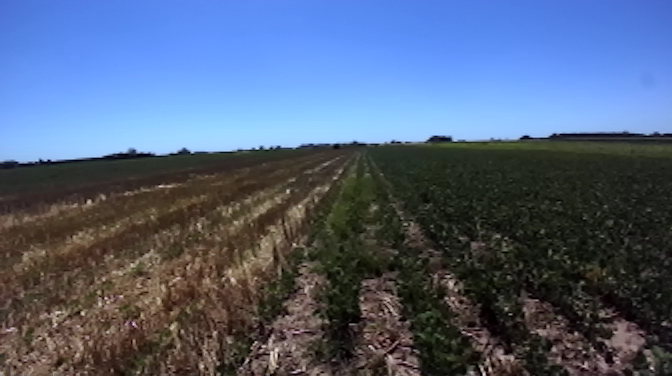
#> input picture resources/therosariodataset/sequence03_selected/left_1514557404.402000.png, 672 x 376 px
$ jupyter execute --allow-errors sky_segmentation.ipynb
#> lines starting #> are read from the running program, lines starting #| are printed output that depends on the picture
### utils/sky_segmentation.py
# Code authored by: Javier Cremona and Nicolas Soncini
# You should have received a copy of the The MIT License along with this
# program

"""
Code to perform a simple k-means sky segmentation
"""
import argparse
from pathlib import Path
import cv2
import numpy as np
from typing import List, Any, Tuple


# Connected intensity components with stats
# Same as connectedComponentsWithStats but intensity-based
# that is: all contiguous pixels with the same intensity
# get clustered into a unique component
def connectedGrayscaleComponentsWithStats(image: cv2.Mat) -> \
        Tuple[int, cv2.Mat, np.ndarray, np.ndarray]:
    """
    Returns grayscale based components in an image and some properties.
    It imitates cv2's connectedComponentsWithStats but it clusters all
    contiguous pixels with the same intensity into a single component.

    Arguments:
        image (cv2.Mat): the input image in grayscale values [0,255]

    Returns:
        (Tuple[
            int        : the number of labels found
            cv2.Mat    : an image with each pixeled labeled
            np.ndarray : the stats of each component (see original fn)
            np.ndarray : the centroid of each component (see original fn)
        )
    """
    retval = 0
    labels = np.zeros((image.shape[0], image.shape[1]), dtype=np.uint32)
    stats = np.array([[0,0,0,0,0]])
    centroids = np.array([[0,0]])
    for i in range(256):  # FIXME: range can be greater than this?!
        # binarize image
        bimg = (image == i).astype(np.uint8)
        # compute components with stats
        ival, ilab, ista, icen = cv2.connectedComponentsWithStats(bimg)
        if ival < 2:
            continue
        ilab[ilab.nonzero()] += retval # we shift the labels values
        retval = retval + (ival - 1)  # ignore background label
        labels = labels + ilab.astype(np.uint32)
        stats = np.concatenate((stats, ista[1:,:]))
        centroids = np.concatenate((centroids, icen[1:,:]))
    return retval, labels, stats, centroids


# Cluster Detection
# join clusters to minimize the number of pixels that allows it to span
# all the way from left to right
def horizon_cluster(clusters: cv2.Mat) -> Tuple[List[int], cv2.Mat]:
    """
    Takes in an image, segments it into clusters and separates all
    disconnected clusters to returns a binary image representing the
    above-horizon portion of the image.

    Arguments:
        clusters (cv2.Mat): input image

    Returns:
        Tuple[
            List[int]: list of labels used for the above-horizon
            cv2.Mat  : mask of the above-horizon part of the image
        ]
    """
    crval, clabels, cstats, _ = connectedGrayscaleComponentsWithStats(clusters)
    # NOTE: We change things here, we organize the clusters from top most
    # to bottom most and we start joining them in this order until we get
    # a super-cluster that spans all the width of the image
    elements = [(lab, cstats[lab, cv2.CC_STAT_TOP]) for lab in range(crval)]
    elements.sort(key=lambda e: e[1])  # ascending given that x starts as 0 at the top
    jlabels = np.zeros((clabels.shape[0], clabels.shape[1]), dtype=bool)  # initial joined clusters is empty
    rvals = []
    for lab,_ in elements:
        rvals.append(lab)
        jlabels = jlabels | (clabels == lab)
        # check if it spans the full image width
        if jlabels.cumsum(axis=0, dtype=bool)[-1].all():
            # FIXME: this joins unconnected elements and small elements too
            # keep joining all elements that are above current
            alsojoin = [l for l,_ in elements if l not in rvals \
             and cstats[l, cv2.CC_STAT_TOP] + cstats[l, cv2.CC_STAT_HEIGHT]\
                  < cstats[lab, cv2.CC_STAT_TOP] + cstats[lab, cv2.CC_STAT_HEIGHT]]
            for l in alsojoin:
                jlabels = jlabels | (clabels == l)
            break
    return rvals, jlabels


def KMeansSky(image: cv2.Mat) -> cv2.Mat:
    """
    Takes an image in BGR format and returns a mask that represents
    the pixels that belong to the sky. Assumes that there's sky
    present in the image, that its positioned at the top of the image
    and that it spans the full image width.
    """
    imblur = cv2.GaussianBlur(image, ksize=(25,25), sigmaX=0)
    imkmean = imblur.reshape((-1, 3))
    imkmean = np.float32(imkmean)
    # perform kmeans clustering
    k = 5
    criteria = (cv2.TERM_CRITERIA_EPS + cv2.TERM_CRITERIA_MAX_ITER, 100, 0.1)
    flags = cv2.KMEANS_RANDOM_CENTERS
    compactness, labels, centers = cv2.kmeans(imkmean, k, None, criteria, 10, flags)
    # retransform to image
    centers = np.uint(centers)
    imkclus = centers[labels.flatten()]
    imkclus = imkclus.reshape((imblur.shape))
    imkclusg = cv2.cvtColor(imkclus.astype(np.uint8), cv2.COLOR_BGR2GRAY)
    hclabs, hcintens = horizon_cluster(imkclusg)
    return hcintens


# [15 lines left out: function IntensitySky, not called in this run]


# [25 lines that do not run on import are left out]

### utils/sky_segmentation.ipynb
# Sky Segmentation for Agricultural Images

Assumes:
- sky is always visible in the image,
- sky is always on the top half of the image,
- sky occupies no less than 85% of the image's width,
- sky never exceeds 50% of the image,
- sky has blue and white tint, or eventually pink, orange, violet and/or yellow.

[cell 1]
from sky_segmentation import KMeansSky, IntensitySky
import cv2
import matplotlib.pyplot as plt
import numpy as np
import os

[cell 2]
# Definitions

TRD_PATH = '../resources/therosariodataset/sequence03_selected/'
TRD_FILES = [
    'left_1514557404.402000.png', 'left_1514557432.437000.png', 'left_1514557475.010000.png',
    'left_1514557504.408000.png', 'left_1514557528.874000.png', 'left_1514557564.762000.png',
    'left_1514557578.585000.png', 'left_1514557602.532000.png', 'left_1514557604.999000.png',
]

Z22_PATH = '../resources/zavalla2022/'
Z22_FILES = [
    'left0807.jpg', 'left1187.jpg', 'left1492.jpg',
    'left1550.jpg', 'left1750.jpg', 'left1876.jpg',
]

Z23_PATH = '../resources/zavalla2023/'
Z23_FILES = [
    'left0034.jpg', 'left0162.jpg', 'left0387.jpg',
    'left0707.jpg', 'left0810.jpg',
]

SAVE_IMAGES = False
SAVE_PATH = 'resources/results/'
if SAVE_IMAGES:
    os.makedirs(SAVE_PATH, exist_ok=True)

[cell 3]
# Read images
def read_images(path, imlist):
    images = []
    for imname in imlist:
        img = cv2.imread(path+imname)
#> img is the input picture: shape (376, 672, 3); mean B, G, R 122.9, 96.9, 81.9
        images.append(img)
    return images

# Make a gridplot of the images
def plot_images_grid(imlist, step=3, cvtcolor=False):
#> called with step = 3, cvtcolor = True
    rows = -(len(imlist) // -step)  # ceiling = upside-down floor
    fig, axs = plt.subplots(rows, step)
    for i,img in enumerate(imlist):
        img = cv2.cvtColor(img, cv2.COLOR_BGR2RGB) if cvtcolor else img
        axs[i//step, i%step].imshow(img)
        axs[i//step, i%step].axis('off')
#> this loop made 7 passes
#> pass 2, in plot_images_grid, `img = cv2.cvtColor(img, cv2.COLOR_BGR2RGB) if cvtcolor else img`:
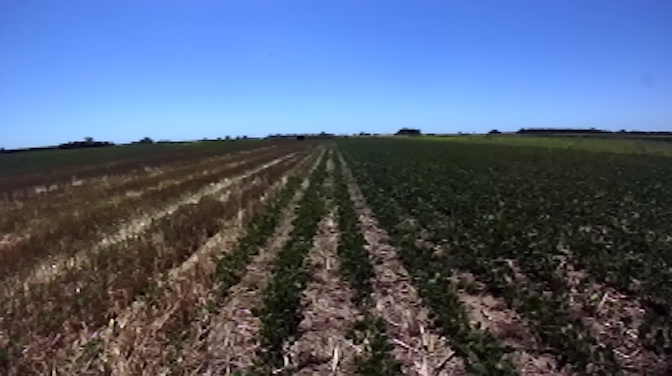
#> img: shape (376, 672, 3); mean R, G, B 82.4, 95.3, 119.3
#> pass 3, in plot_images_grid, `img = cv2.cvtColor(img, cv2.COLOR_BGR2RGB) if cvtcolor else img`:
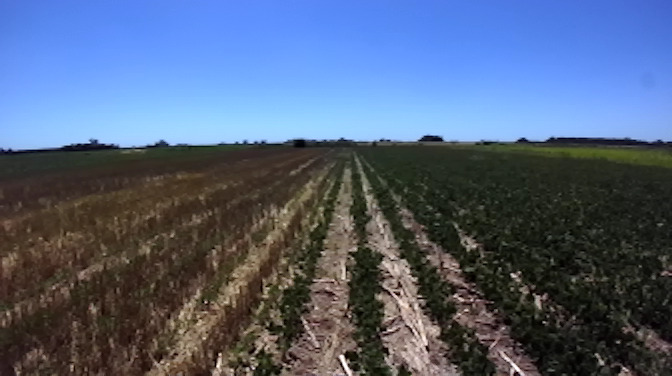
#> img: shape (376, 672, 3); mean R, G, B 83.1, 97.4, 123
    return fig, axs
